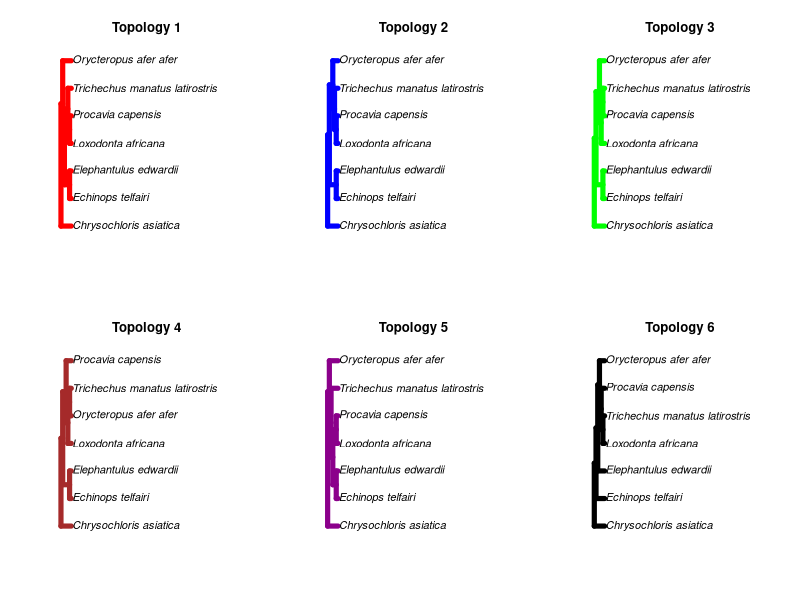
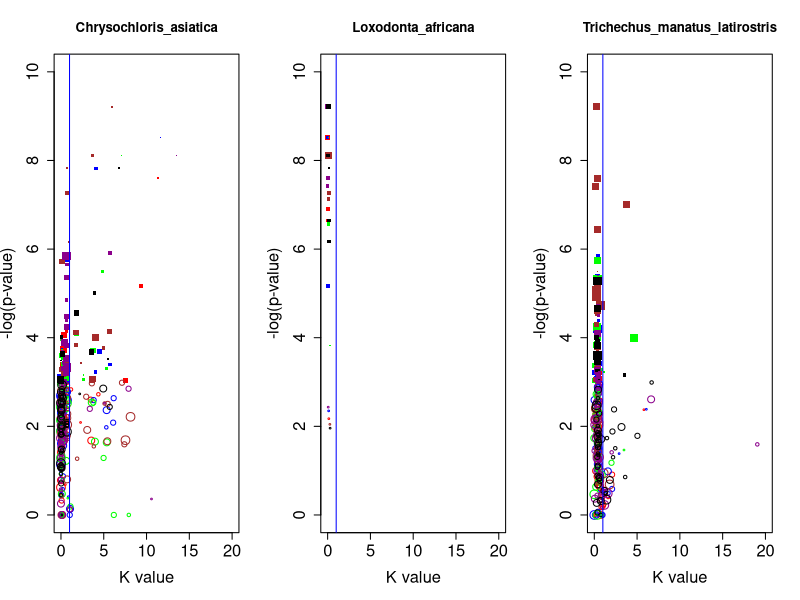
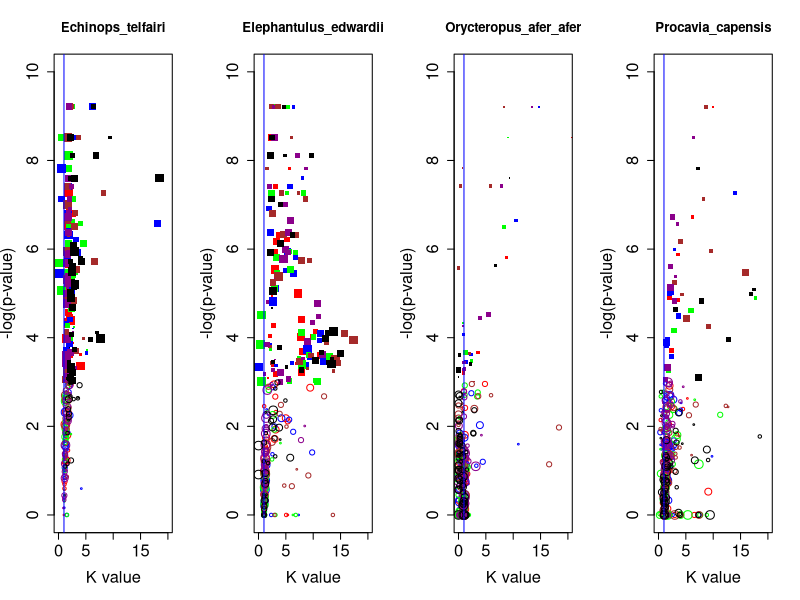

R code for these plots, in order:
library("ape")
#make panel-A showing all the tree topologies that appear in Panels B and C.
tiff("Figure_3A.tif", width = 12, height = 6, units = 'in', res = 500)
par(mfrow=c(2,3))
#well supported topologies
tree.owls <- read.tree("Tree1.txt")
plot(tree.owls,edge.color="red",edge.width=5,label.offset=0.5,main="Topology 1",cex=1)
tree.owls <- read.tree("Tree2.txt")
plot(tree.owls,edge.color="blue",edge.width=5,label.offset=0.5,main="Topology 2",cex=1)
tree.owls <- read.tree("Tree3.txt")
plot(tree.owls,edge.color="green",edge.width=5,label.offset=0.5,main="Topology 3",cex=1)
#Poorly supported topologies
tree.owls <- read.tree("Tree4.txt")
plot(tree.owls,edge.color="brown",edge.width=5,label.offset=0.5,main="Topology 4",cex=1)
tree.owls <- read.tree("Tree5.txt")
plot(tree.owls,edge.color="darkmagenta",edge.width=5,label.offset=0.5,main="Topology 5",cex=1)
tree.owls <- read.tree("Tree6.txt")
plot(tree.owls,edge.color="black",edge.width=5,label.offset=0.5,main="Topology 6",cex=1)
dev.off()

#Distribution of K and p-values for different tree topologies, color is tree topology, size is number of background species, shape refers to significance
#species under relaxed selection
xlimval<-20
scalingfactor<-1.75
read.table(file="afrotheria_merged_relax_results.txt",header=TRUE,fill=TRUE,sep=" ",as.is=TRUE)->M
tiff("Figure_3B.tif", width = 12, height = 4, units = 'in', res = 500)
par(mfrow=c(1,3))
species<-"Chrysochloris_asiatica"
plot(M$K_value1[M$Foreground==species],-log(M$P_value[M$Foreground==species]),col=ifelse(M$Tree_topology[M$Foreground==species]==1,"red",ifelse(M$Tree_topology[M$Foreground==species]==2,"blue",ifelse(M$Tree_topology[M$Foreground==species]==3,"green",ifelse(M$Tree_topology[M$Foreground==species]==4,"brown",ifelse(M$Tree_topology[M$Foreground==species]==5,"darkmagenta","black"))))),pch=ifelse(M$P_value[M$Foreground==species]<0.05,15,1),xlab="K value",ylab="-log(p-value)",main=species,xlim=c(0,xlimval),ylim=c(0,10),cex.lab=1.5, cex.axis=1.5,cex=(M$Background_count*scalingfactor)/5)
abline(v=1,col="blue")
species<-"Loxodonta_africana"
plot(M$K_value1[M$Foreground==species],-log(M$P_value[M$Foreground==species]),col=ifelse(M$Tree_topology[M$Foreground==species]==1,"red",ifelse(M$Tree_topology[M$Foreground==species]==2,"blue",ifelse(M$Tree_topology[M$Foreground==species]==3,"green",ifelse(M$Tree_topology[M$Foreground==species]==4,"brown",ifelse(M$Tree_topology[M$Foreground==species]==5,"darkmagenta","black"))))),pch=ifelse(M$P_value[M$Foreground==species]<0.05,15,1),xlab="K value",ylab="-log(p-value)",main=species,xlim=c(0,xlimval),ylim=c(0,10),cex.lab=1.5, cex.axis=1.5,cex=(M$Background_count*scalingfactor)/5)
abline(v=1,col="blue")
species<-"Trichechus_manatus_latirostris"
plot(M$K_value1[M$Foreground==species],-log(M$P_value[M$Foreground==species]),col=ifelse(M$Tree_topology[M$Foreground==species]==1,"red",ifelse(M$Tree_topology[M$Foreground==species]==2,"blue",ifelse(M$Tree_topology[M$Foreground==species]==3,"green",ifelse(M$Tree_topology[M$Foreground==species]==4,"brown",ifelse(M$Tree_topology[M$Foreground==species]==5,"darkmagenta","black"))))),pch=ifelse(M$P_value[M$Foreground==species]<0.05,15,1),xlab="K value",ylab="-log(p-value)",main=species,xlim=c(0,xlimval),ylim=c(0,10),cex.lab=1.5, cex.axis=1.5,cex=(M$Background_count*scalingfactor)/5)
abline(v=1,col="blue")
dev.off()

#species under intensified selection
tiff("Figure_3C.tif", width = 12, height = 4, units = 'in', res = 500)
par(mfrow=c(1,4))
species<-"Echinops_telfairi"
plot(M$K_value1[M$Foreground==species],-log(M$P_value[M$Foreground==species]),col=ifelse(M$Tree_topology[M$Foreground==species]==1,"red",ifelse(M$Tree_topology[M$Foreground==species]==2,"blue",ifelse(M$Tree_topology[M$Foreground==species]==3,"green",ifelse(M$Tree_topology[M$Foreground==species]==4,"brown",ifelse(M$Tree_topology[M$Foreground==species]==5,"darkmagenta","black"))))),pch=ifelse(M$P_value[M$Foreground==species]<0.05,15,1),xlab="K value",ylab="-log(p-value)",main=species,xlim=c(0,xlimval),ylim=c(0,10),cex.lab=1.5, cex.axis=1.5,cex=(M$Background_count*scalingfactor)/5)
abline(v=1,col="blue")
species<-"Elephantulus_edwardii"
plot(M$K_value1[M$Foreground==species],-log(M$P_value[M$Foreground==species]),col=ifelse(M$Tree_topology[M$Foreground==species]==1,"red",ifelse(M$Tree_topology[M$Foreground==species]==2,"blue",ifelse(M$Tree_topology[M$Foreground==species]==3,"green",ifelse(M$Tree_topology[M$Foreground==species]==4,"brown",ifelse(M$Tree_topology[M$Foreground==species]==5,"darkmagenta","black"))))),pch=ifelse(M$P_value[M$Foreground==species]<0.05,15,1),xlab="K value",ylab="-log(p-value)",main=species,xlim=c(0,xlimval),ylim=c(0,10),cex.lab=1.5, cex.axis=1.5,cex=(M$Background_count*scalingfactor)/5)
abline(v=1,col="blue")
species<-"Orycteropus_afer_afer"
plot(M$K_value1[M$Foreground==species],-log(M$P_value[M$Foreground==species]),col=ifelse(M$Tree_topology[M$Foreground==species]==1,"red",ifelse(M$Tree_topology[M$Foreground==species]==2,"blue",ifelse(M$Tree_topology[M$Foreground==species]==3,"green",ifelse(M$Tree_topology[M$Foreground==species]==4,"brown",ifelse(M$Tree_topology[M$Foreground==species]==5,"darkmagenta","black"))))),pch=ifelse(M$P_value[M$Foreground==species]<0.05,15,1),xlab="K value",ylab="-log(p-value)",main=species,xlim=c(0,xlimval),ylim=c(0,10),cex.lab=1.5, cex.axis=1.5,cex=(M$Background_count*scalingfactor)/5)
abline(v=1,col="blue")
species<-"Procavia_capensis"
plot(M$K_value1[M$Foreground==species],-log(M$P_value[M$Foreground==species]),col=ifelse(M$Tree_topology[M$Foreground==species]==1,"red",ifelse(M$Tree_topology[M$Foreground==species]==2,"blue",ifelse(M$Tree_topology[M$Foreground==species]==3,"green",ifelse(M$Tree_topology[M$Foreground==species]==4,"brown",ifelse(M$Tree_topology[M$Foreground==species]==5,"darkmagenta","black"))))),pch=ifelse(M$P_value[M$Foreground==species]<0.05,15,1),xlab="K value",ylab="-log(p-value)",main=species,xlim=c(0,xlimval),ylim=c(0,10),cex.lab=1.5, cex.axis=1.5,cex=(M$Background_count*scalingfactor)/5)
abline(v=1,col="blue")
dev.off()
